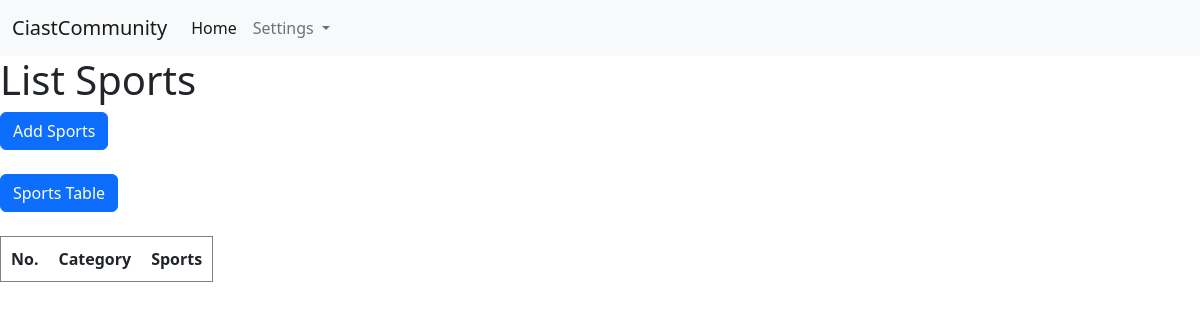
The app's page /Admin/listsports.php (signed in), older data.
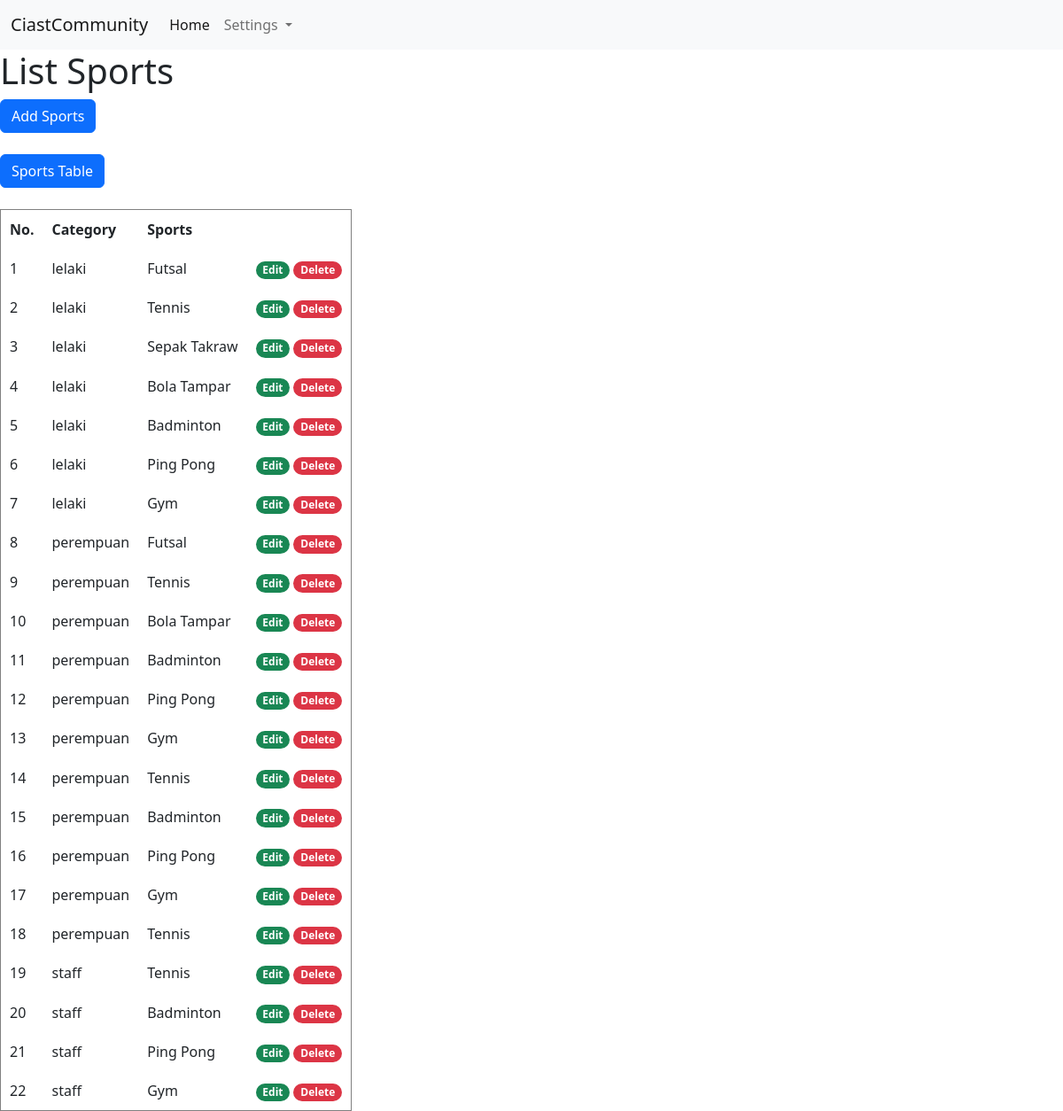
The same page, newer data.
### tables this page shows
CREATE TABLE `lsports` (
  `id` int(11) NOT NULL,
  `category` varchar(255) NOT NULL,
  `sports` varchar(255) NOT NULL
);

### Admin/functions.php (called while the page is built, shortened)
<?php
function ambildata($condb, $query)
{
    $result = mysqli_query($condb, $query);
    $rows = [];
    while ($row = mysqli_fetch_assoc($result)) {
        $rows[] = $row;
    }
    return $rows;
}

### Admin/listsports.php (the view, shortened to what this page needs)
<?php
require_once 'functions.php';
$sports = ambildata($condb, 'SELECT * FROM lsports');
?>
<!DOCTYPE html>
<html lang="en">
<head>
</head>
<body>
    <?php require_once 'header.php'; ?>
    <h1>List Sports</h1>
    <a href="addsports.php" style="text-decoration: none; color:white;"><button class="btn btn-primary">Add Sports</button></a>
    <br><br>
    <a href="tblsports.php" style="text-decoration: none; color:white;"><button class="btn btn-primary">Sports Table</button></a>
    <br><br>
    <table border="1" cellpadding="10" cellspacing="0">
        <tr>
            <th>No.</th>
            <th>Category</th>
            <th>Sports</th>
        </tr>
        <?php $i = 1; ?>
        <?php foreach ($sports as $row) : ?>
            <tr>
                <td>
                    <?= $i; ?>
                </td>
                <td>
                    <?= $row['category'] ?>
                </td>
                <td>
                    <?= $row['sports'] ?>
                </td>
                <td>
                    <a href="esports.php?id=<?= $row['id'] ?>"><span class="badge rounded-pill text-bg-success">Edit</span></a>
                    <a href="dltsports.php?id=<?= $row['id'] ?>" onclick="return confirm('Adakah anda yakin untuk memadam data <?= $row['sports'] ?>?');"><span class="badge rounded-pill text-bg-danger">Delete</span></a>
                </td>
            </tr>
            <?php $i++; ?>
        <?php endforeach; ?>
    </table>
</body>
</html>

### Admin/header.php (shortened to what this page needs)
<!doctype html>
<html lang="en">
  <head>
    <link href="../css/bootstrap.min.css" rel="stylesheet">
  </head>
  <body>
<nav class="navbar navbar-expand-lg navbar-light bg-light">
  <div class="container-fluid">
    <a class="navbar-brand" href="#">CiastCommunity</a>
    <div class="collapse navbar-collapse" id="navbarSupportedContent">
      <ul class="navbar-nav me-auto mb-2 mb-lg-0">
        <li class="nav-item">
          <a class="nav-link active" aria-current="page" href="2-admindashboard.php">Home</a>
        </li>
        <li class="nav-item dropdown">
          <a class="nav-link dropdown-toggle" href="#" id="navbarDropdown" role="button" data-bs-toggle="dropdown" aria-expanded="false">
            Settings
          </a>
        </li>
      </ul>
    </div>
  </div>
</nav>
  </body>
</html>

Row changes from the older to the newer data that the page shows:
added lsports: category "lelaki", sports "Futsal"
added lsports: category "lelaki", sports "Tennis"
added lsports: category "lelaki", sports "Sepak Takraw"
added lsports: category "lelaki", sports "Bola Tampar"
added lsports: category "lelaki", sports "Badminton"
added lsports: category "lelaki", sports "Ping Pong"
added lsports: category "lelaki", sports "Gym"
added lsports: category "perempuan", sports "Futsal"
added lsports: category "perempuan", sports "Tennis"
added lsports: category "perempuan", sports "Bola Tampar"
added lsports: category "perempuan", sports "Badminton"
added lsports: category "perempuan", sports "Ping Pong"
added lsports: category "perempuan", sports "Gym"
added lsports: category "perempuan", sports "Tennis"
added lsports: category "perempuan", sports "Badminton"
added lsports: category "perempuan", sports "Ping Pong"
added lsports: category "perempuan", sports "Gym"
added lsports: category "perempuan", sports "Tennis"
added lsports: category "staff", sports "Tennis"
added lsports: category "staff", sports "Badminton"
added lsports: category "staff", sports "Ping Pong"
added lsports: category "staff", sports "Gym"
